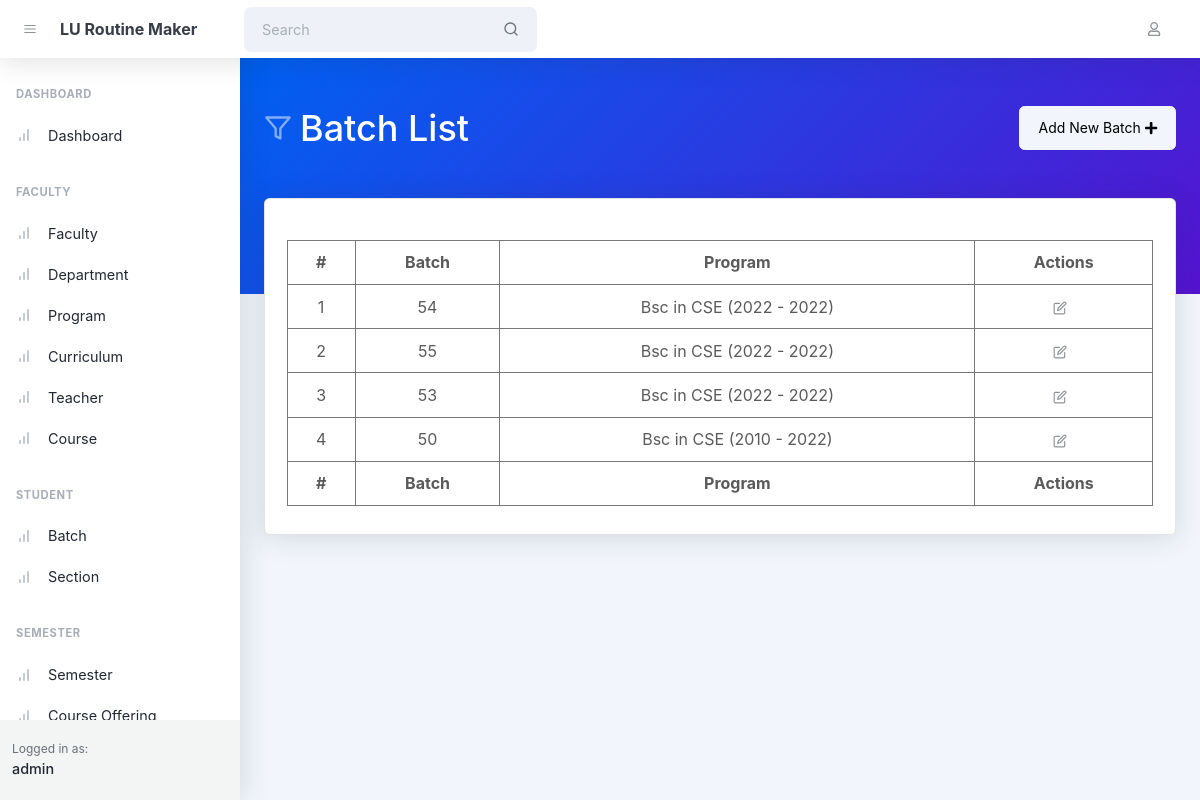
Before: /batches/ (signed in) with the older database file.
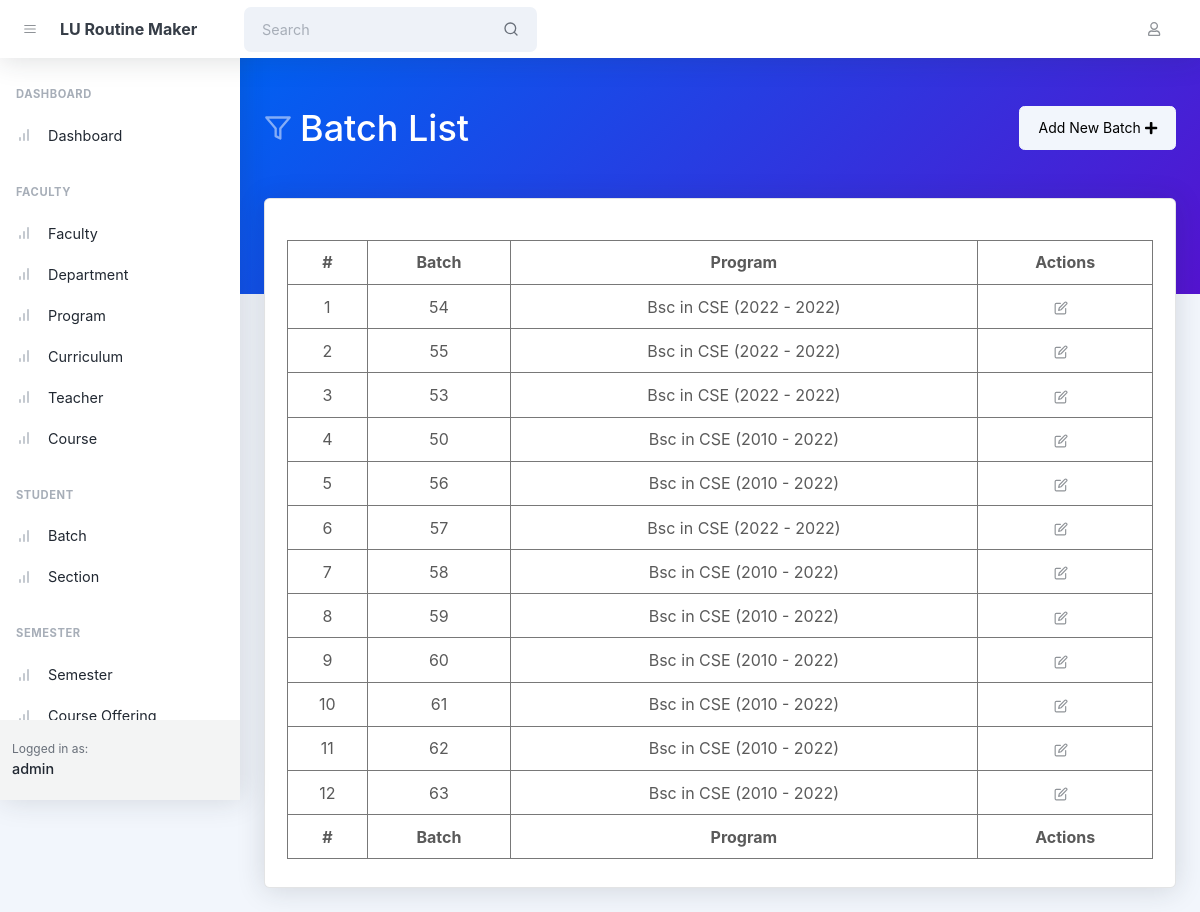
After: the same page with the newer database file.
### student/models.py (models this page shows, shortened)
class Batch(AbstractTimestampModel):
    batch = models.IntegerField(verbose_name=_("Batch"))
    curriculum = models.ForeignKey(
        verbose_name=_("Curriculum"),
        to="faculty.Curriculum",
        related_name="batches",
        on_delete=models.DO_NOTHING
    )
    class Meta:
        verbose_name = _('Batch')
        verbose_name_plural = _('Batches')

### faculty/models.py (models this page shows, shortened)
class Curriculum(AbstractTimestampModel):
    program = models.ForeignKey(
        verbose_name=_('Program'),
        to='faculty.Program',
        related_name='curriculums',
        on_delete=models.CASCADE,
    )
    total_credit = models.FloatField(verbose_name=_('Total Credit'))
    start_effect_date = models.DateField(verbose_name=_('Start Effect Date'))
    end_effect_date = models.DateField(verbose_name=_(
        'End Effect Date'), null=True, blank=True)
    active = models.BooleanField(verbose_name=_('Active'))

class Program(AbstractTimestampModel):
    program_id = models.CharField(verbose_name=_(
        'Short Code'), max_length=32, unique=True)
    title = models.CharField(verbose_name=_('Program'), max_length=255)
    department = models.ForeignKey(
        verbose_name=_('Department'),
        to='faculty.Department',
        related_name='programs',
        on_delete=models.CASCADE,
        null=True
    )
    class Meta:
        verbose_name = _('Program')
        verbose_name_plural = _('Programs')

class Department(AbstractTimestampModel):
    department_id = models.CharField(verbose_name=_(
        'Short Code'), max_length=32, unique=True)
    title = models.CharField(verbose_name=_(
        'Title'), max_length=255, unique=True)
    faculty = models.ForeignKey(
        verbose_name=_('Faculty'),
        to='faculty.Faculty',
        related_name='departments',
        on_delete=models.CASCADE,
        null=True
    )
    class Meta:
        verbose_name = _('Department')
        verbose_name_plural = _('Departments')

### student/views.py (the view)
# urls.py: path('batches/', views.BatchListView.as_view(), name='batch_list'),
@method_decorator(login_required, name='dispatch')
class BatchListView(ListView):
    model = Batch
    template_name = 'batch_list.html'
    context_object_name = 'batches'
    def get_context_data(self, **kwargs):
        context = super().get_context_data(**kwargs)
        context['user'] = self.request.user
        return context

### student/templates/batch_list.html (shortened to what this page needs)
{% extends 'base.html' %}
{% block body_header %}
    <header class="page-header page-header-dark bg-gradient-primary-to-secondary pb-10">
        <div class="container-xl px-4">
            <div class="page-header-content pt-4">
                <div class="d-flex justify-content-between">
                    <div class="col-auto mt-4">
                        <h1 class="page-header-title">
                            <div class="page-header-icon"><i data-feather="filter"></i></div>
                            Batch List
                        </h1>
                    </div>
                    <div class="mt-4">
                        <a href="{% url 'student:batch_create' %}" class="btn btn-light">Add New Batch&nbsp;<i
                                class="fas fa-plus"></i> </a>
                    </div>
                </div>
            </div>
        </div>
    </header>
{% endblock body_header %}
{% block body %}
    <div class="container-xl px-4 mt-n10">
        <div class="card mb-4">
            <div class="card-body">
                <table id="datatablesSimple">
                    <thead>
                    <tr>
                        <th>#</th>
                        <th>Batch</th>
                        <th>Program</th>
                        <th>Actions</th>
                    </tr>
                    </thead>
                    <tfoot>
                    <tr>
                        <th>#</th>
                        <th>Batch</th>
                        <th>Program</th>
                        <th>Actions</th>
                    </tr>
                    </tfoot>
                    <tbody>
                    {% for batch in batches %}
                        <tr>
                            <td>{{ batch.id }}</td>
                            <td>{{ batch.batch }}</td>
                            <td>{{ batch.curriculum.program.program_id }}
                                in {{ batch.curriculum.program.department.department_id }}
                                ({{ batch.curriculum.start_effect_date|date:"Y" }}
                                - {{ batch.curriculum.end_effect_date|date:"Y" }})
                            </td>
                            <td class="text-center">
                                <a href="{% url 'student:batch_update' %}?id={{ batch.id }}"
                                   class="btn btn-datatable btn-icon btn-transparent-dark me-2"><i
                                        data-feather="edit"></i></a>
                            </td>
                        </tr>
                    {% endfor %}
                    </tbody>
                </table>
            </div>
        </div>
    </div>
{% endblock %}

Changed rows visible on the page:
added Batch: id "5", batch "56", curriculum.program.program_id "Bsc", curriculum.program.department.department_id "CSE", curriculum.start_effect_date "2010", curriculum.end_effect_date "2022"
added Batch: id "6", batch "57", curriculum.program.program_id "Bsc", curriculum.program.department.department_id "CSE", curriculum.start_effect_date "2022", curriculum.end_effect_date "2022"
added Batch: id "7", batch "58", curriculum.program.program_id "Bsc", curriculum.program.department.department_id "CSE", curriculum.start_effect_date "2010", curriculum.end_effect_date "2022"
added Batch: id "8", batch "59", curriculum.program.program_id "Bsc", curriculum.program.department.department_id "CSE", curriculum.start_effect_date "2010", curriculum.end_effect_date "2022"
added Batch: id "9", batch "60", curriculum.program.program_id "Bsc", curriculum.program.department.department_id "CSE", curriculum.start_effect_date "2010", curriculum.end_effect_date "2022"
added Batch: id "10", batch "61", curriculum.program.program_id "Bsc", curriculum.program.department.department_id "CSE", curriculum.start_effect_date "2010", curriculum.end_effect_date "2022"
added Batch: id "11", batch "62", curriculum.program.program_id "Bsc", curriculum.program.department.department_id "CSE", curriculum.start_effect_date "2010", curriculum.end_effect_date "2022"
added Batch: id "12", batch "63", curriculum.program.program_id "Bsc", curriculum.program.department.department_id "CSE", curriculum.start_effect_date "2010", curriculum.end_effect_date "2022"
